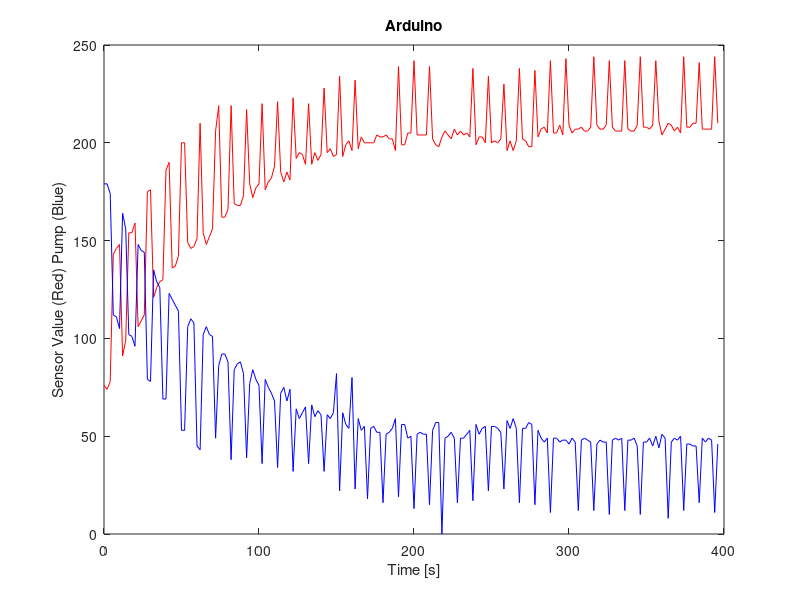

This chart was generated by the following MATLAB code:
close all;
clear all;
clc;
clear();

%fid = fopen('Pro3Data1.txt');%q1
%fid = fopen('Pro3Data2.txt');%q2
fid = fopen('Pro3Data3B.txt');%q3
%fid = fopen('Pro3Data3.txt');%q3 BAD
%res = fscanf(fid, '%i\t%i', [2,265]); %q1
%res = fscanf(fid, '%i\t%i', [2,195]); %q2
res = fscanf(fid, '%i\t%i', [2,199]);  %q3B
%res = fscanf(fid, '%i\t%i', [2,230]); %q3 BAD


res = res';
%s = 0:1:264;    %q1
%s = 0:1:194;    %q2
s = 0:1:198;     %q3B
%s = 0:1:229;    %q3 BAD

s = s';
s = s*2;        %q1+2
sense = res(:,1);
pump = res(:,2);
%pump = pump*255;%q1
%pot = pot';
%led = led';
plot(s, sense, 'r-');
hold on;
plot(s, pump, 'b-');
xlabel('Time [s]');
ylabel('Sensor Value (Red) Pump (Blue)');
title('Arduino');
fclose(fid);